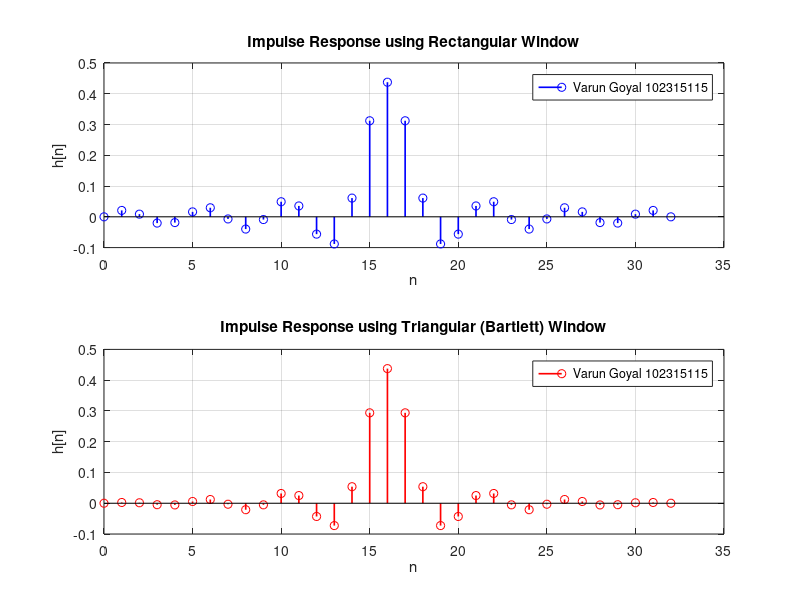
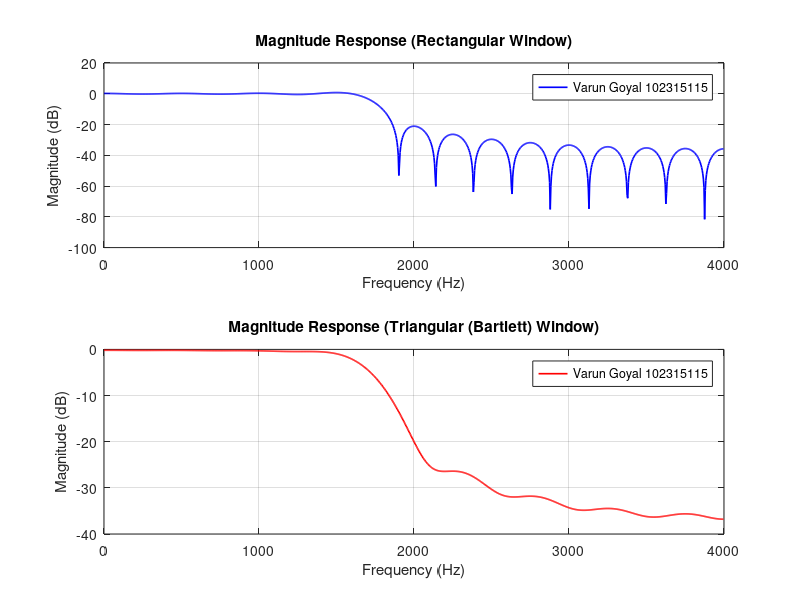

MATLAB code to generate these figures, in order:

% ==========================================================
% FIR High-Pass Filter using Rectangular and Triangular Windows
% Name: Varun Goyal
% Roll No: 102315115
% ==========================================================



clc; 
clear; 
close all; 

% --- User Inputs --- 
fp = 1500 
delta_f = 500
As = 40 
Fs = 8000

% --- Normalized Frequencies --- 
wp = 2 * pi * fp / Fs;              % Normalized passband edge (rad/s) 
ws = 2 * pi * (fp + delta_f) / Fs;  % Normalized stopband edge (rad/s) 
wc = (wp + ws) / 2;                 % Cutoff frequency (rad/s) 

% --- Estimate Filter Order --- 
N = ceil(4 * pi / (ws - wp));       % Rough estimate for rectangular/triangular 
if mod(N,2)==0 
    N = N + 1; % Make filter length odd for symmetry 
end 
fprintf('\nEstimated Filter Length (N): %d\n', N); 

% --- Ideal Impulse Response (hd[n]) --- 
alpha = (N - 1) / 2; 
n = 0:N-1; 
m = n - alpha; % center the sequence 
hd = sin(wc * m) ./ (pi * m); 
hd(alpha + 1) = wc / pi; % handle NaN at m=0 

% --- Window Functions --- 
w_rect = rectwin(N);       % Rectangular window 
w_tri = triang(N);         % Triangular (Bartlett) window 

% --- Apply Windows --- 
h_rect = hd .* w_rect'; 
h_tri = hd .* w_tri'; 

% --- Frequency Response --- 
[H_rect, f] = freqz(h_rect, 1, 1024, Fs); 
[H_tri, ~] = freqz(h_tri, 1, 1024, Fs); 

% --- Plot Impulse Responses --- 
figure; 
subplot(2,1,1); 
stem(n, h_rect, 'b', 'LineWidth', 1.2); 
title('Impulse Response using Rectangular Window'); 
xlabel('n'); ylabel('h[n]'); 
legend('Varun Goyal 102315115'); 
grid on; 

subplot(2,1,2); 
stem(n, h_tri, 'r', 'LineWidth', 1.2); 
title('Impulse Response using Triangular (Bartlett) Window'); 
xlabel('n'); ylabel('h[n]'); 
legend('Varun Goyal 102315115'); 
grid on; 

% --- Plot Magnitude Responses --- 
figure; 
subplot(2,1,1); 
plot(f, 20*log10(abs(H_rect)), 'b', 'LineWidth', 1.2); 
grid on; 
title('Magnitude Response (Rectangular Window)'); 
xlabel('Frequency (Hz)'); ylabel('Magnitude (dB)'); 
legend('Varun Goyal 102315115'); 

subplot(2,1,2); 
plot(f, 20*log10(abs(H_tri)), 'r', 'LineWidth', 1.2); 
grid on; 
title('Magnitude Response (Triangular (Bartlett) Window)'); 
xlabel('Frequency (Hz)'); ylabel('Magnitude (dB)'); 
legend('Varun Goyal 102315115'); 
